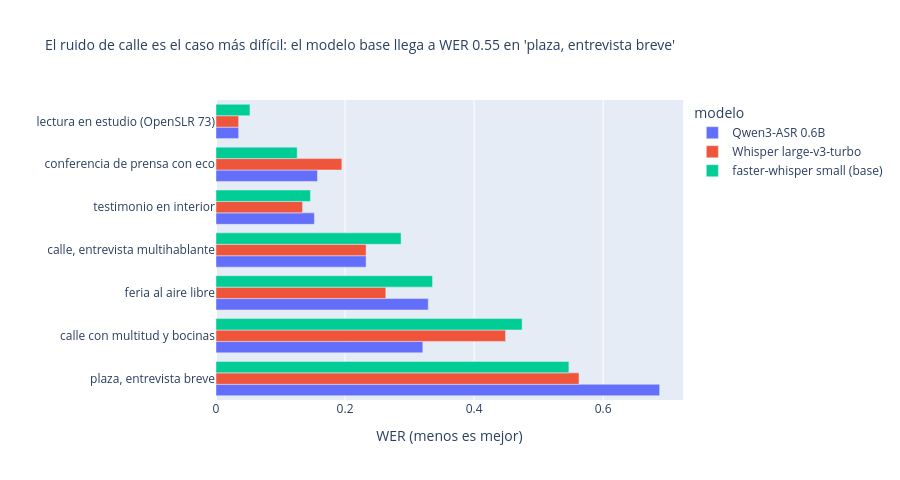

Source (notebook cell):
### Code cell
por_cond = res_asr.groupby(["modelo", "condicion"]).apply(
    lambda g: t2.wer_corpus(ref_aud.loc[g["id"]], g["hipotesis"])).rename("WER").reset_index()
orden = por_cond[por_cond["modelo"].str.contains("base")].sort_values("WER")["condicion"].tolist()
peor = por_cond[por_cond["modelo"].str.contains("base")].iloc[por_cond[por_cond["modelo"].str.contains("base")]["WER"].argmax()]
fig = px.bar(por_cond, x="WER", y="condicion", color="modelo", barmode="group", orientation="h",
             category_orders={"condicion": orden},
             title=f"El ruido de calle es el caso más difícil: el modelo base llega a WER {peor['WER']:.2f} en '{peor['condicion']}'")
fig.update_layout(title_font_size=14, xaxis_title="WER (menos es mejor)", yaxis_title="", height=480)
fig.show()
por_cond.pivot(index="condicion", columns="modelo", values="WER").round(3)

### Figure 1 — Plotly figure (JSON) as saved in the notebook; plotly's stock layout.template omitted (floating-point values rounded to 4 significant figures)
{"data": [{"alignmentgroup": "True", "hovertemplate": "modelo=Qwen3-ASR 0.6B<br>WER=%{x}<br>condicion=%{y}<extra></extra>", "legendgroup": "Qwen3-ASR 0.6B", "marker": {"color": "#636efa", "pattern": {"shape": ""}}, "name": "Qwen3-ASR 0.6B", "offsetgroup": "Qwen3-ASR 0.6B", "orientation": "h", "showlegend": true, "textposition": "auto", "type": "bar", "x": [0.3205, 0.2326, 0.1572, 0.3289, 0.03509, 0.6875, 0.1524], "xaxis": "x", "y": ["calle con multitud y bocinas", "calle, entrevista multihablante", "conferencia de prensa con eco", "feria al aire libre", "lectura en estudio (OpenSLR 73)", "plaza, entrevista breve", "testimonio en interior"], "yaxis": "y"}, {"alignmentgroup": "True", "hovertemplate": "modelo=Whisper large-v3-turbo<br>WER=%{x}<br>condicion=%{y}<extra></extra>", "legendgroup": "Whisper large-v3-turbo", "marker": {"color": "#EF553B", "pattern": {"shape": ""}}, "name": "Whisper large-v3-turbo", "offsetgroup": "Whisper large-v3-turbo", "orientation": "h", "showlegend": true, "textposition": "auto", "type": "bar", "x": [0.4487, 0.2326, 0.195, 0.2632, 0.03509, 0.5625, 0.1341], "xaxis": "x", "y": ["calle con multitud y bocinas", "calle, entrevista multihablante", "conferencia de prensa con eco", "feria al aire libre", "lectura en estudio (OpenSLR 73)", "plaza, entrevista breve", "testimonio en interior"], "yaxis": "y"}, {"alignmentgroup": "True", "hovertemplate": "modelo=faster-whisper small (base)<br>WER=%{x}<br>condicion=%{y}<extra></extra>", "legendgroup": "faster-whisper small (base)", "marker": {"color": "#00cc96", "pattern": {"shape": ""}}, "name": "faster-whisper small (base)", "offsetgroup": "faster-whisper small (base)", "orientation": "h", "showlegend": true, "textposition": "auto", "type": "bar", "x": [0.4744, 0.2868, 0.1258, 0.3355, 0.05263, 0.5469, 0.1463], "xaxis": "x", "y": ["calle con multitud y bocinas", "calle, entrevista multihablante", "conferencia de prensa con eco", "feria al aire libre", "lectura en estudio (OpenSLR 73)", "plaza, entrevista breve", "testimonio en interior"], "yaxis": "y"}], "layout": {"barmode": "group", "height": 480, "legend": {"title": {"text": "modelo"}, "tracegroupgap": 0}, "title": {"font": {"size": 14}, "text": "El ruido de calle es el caso más difícil: el modelo base llega a WER 0.55 en 'plaza, entrevista breve'"}, "xaxis": {"anchor": "y", "domain": [0.0, 1.0], "title": {"text": "WER (menos es mejor)"}}, "yaxis": {"anchor": "x", "categoryarray": ["plaza, entrevista breve", "calle con multitud y bocinas", "feria al aire libre", "calle, entrevista multihablante", "testimonio en interior", "conferencia de prensa con eco", "lectura en estudio (OpenSLR 73)"], "categoryorder": "array", "domain": [0.0, 1.0], "title": {"text": ""}}}}
